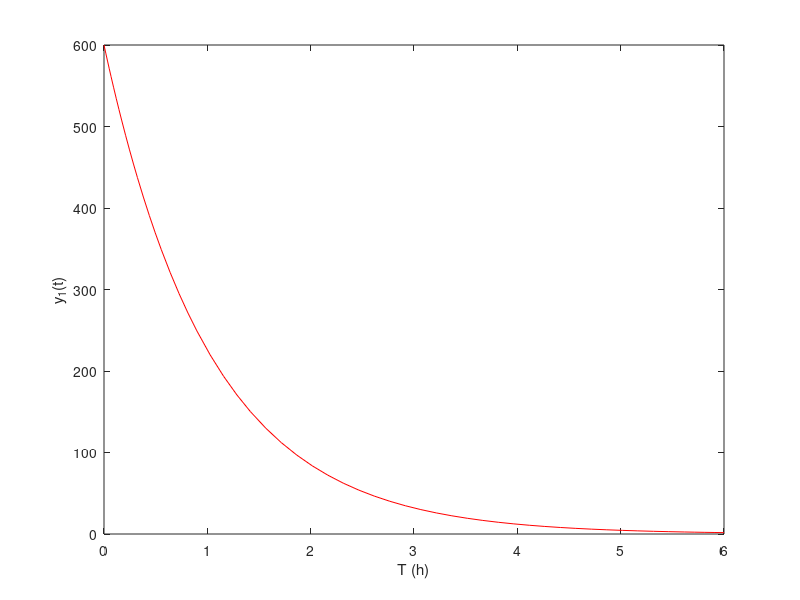
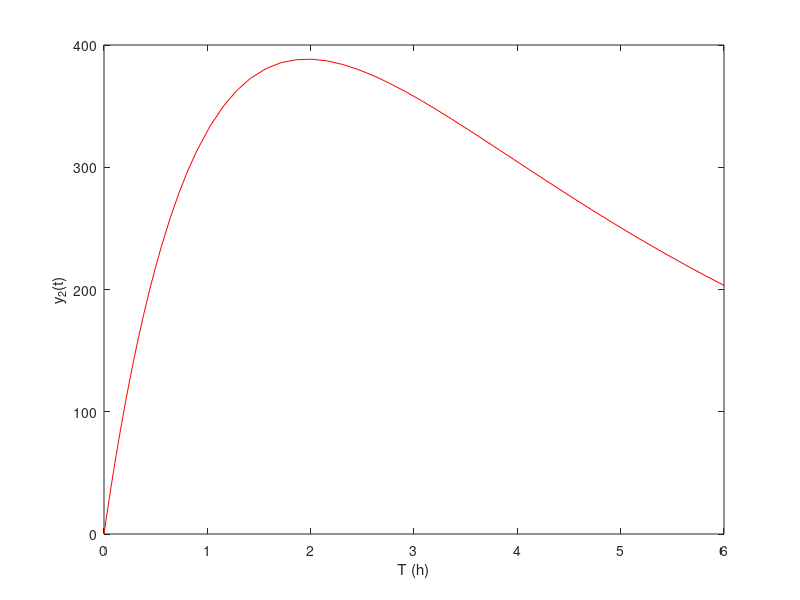

These figures' MATLAB source, in order:
%% Drug Delivery
% This script will be used to solve a simple drug-delivery model in the form
% of two linear coupled odes

clear; clc; close all; % Clean the memory

k1 = 0.9776;      % Transition rate between stomach and blood
ke = 0.2213;      % Eliminatio rate from the blood
A = [ -k1 0; k1 -ke]; % Two by two matrix
f = @(t,y) A*y;   % Right-hand side of the ODE
y0 = [600;0]; % firt component is the initial condition for y1, the second for y2
t0 = 0;
tf = 6;
[T,Y] = ode45(@(t,y) f(t,y),[t0,tf],y0);

figure(1)
plot(T,Y(:,1),'r-')
xlabel('T (h)')
ylabel('y_1(t)')
figure(2)
plot(T,Y(:,2),'r-')
xlabel('T (h)')
ylabel('y_2(t)')
